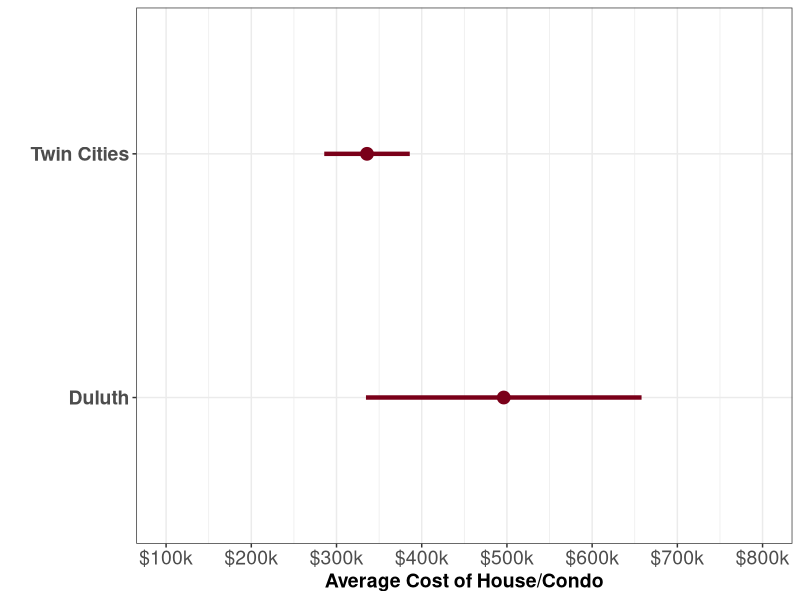
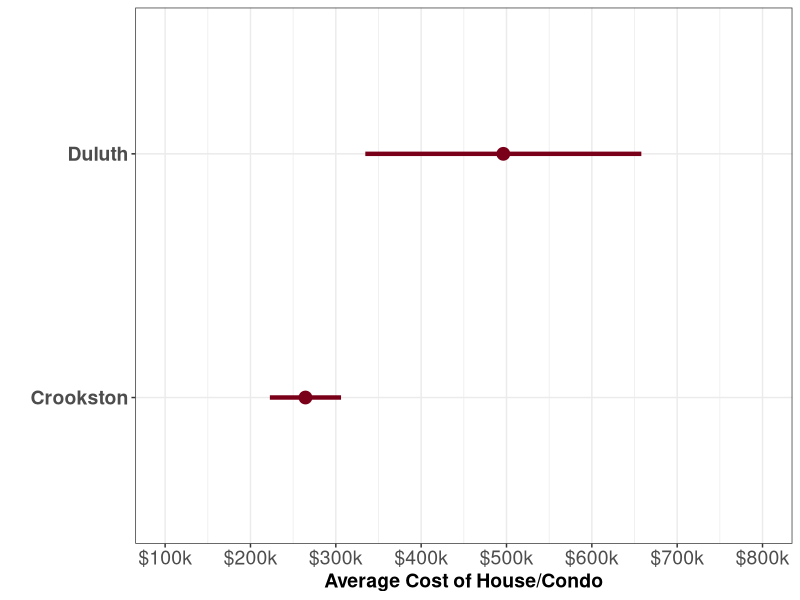

The R source for these figures, in order:
## ---- chunk 1
#| echo: false
#| label: fig-cis
#| fig-cap: "95% compatibility intervals for the average price of a house/condo near the University of Minnesota Duluth and Twin Cities campuses. The dot indicates the point estimate."
#| fig-alt: "95% compatibility intervals for the average price of a house/condo near the University of Minnesota Duluth and Twin Cities campuses. The dot indicates the point estimate."
#| fig-align: 'center'
#| fig-width: 8
#| fig-height: 2
#| out-width: "100%"
#| message: false
#| warning: false
d = data.frame(
  g = c("Duluth", "Twin Cities"),
  pe = c(496.28, 335.79),
  lower = c(334.56, 285.61), 
  upper = c(658, 385.97)
  )

library(ggplot2)
ggplot(data = d, aes(x = pe, y = g, color = g)) +
  geom_point(size = 4) +
  # geom_errorbar(aes(xmin = lower, xmax = upper, group = g)) +
  geom_segment(aes(x = lower, xend = upper, yend = g), linewidth = 1.5) +
  scale_x_continuous(
    name = "Average Cost of House/Condo", 
    limits = c(100, 800),
    breaks = seq(from = 100, to = 800, by = 100),
    labels = scales::label_number(prefix = "$", suffix = "k")
    ) +
  ylab("") +
  scale_color_manual(values = c("#7a0019", "#7a0019")) +
  theme_bw() +
  theme(
    # text = element_text(color = "red"),
    axis.text = element_text(size = 14),
    axis.title = element_text(size = 14,, face = "bold"),
    axis.text.y = element_text(face = "bold")
    # axis.text.y = element_text(color = c("#7a0019", "#ffb71e"), face = "bold")
    ) +
  guides(color = "none")
## ---- chunk 2
#| echo: false
#| label: fig-cis2
#| fig-cap: "95% compatibility intervals for the average price of a house/condo near the University of Minnesota Duluth and Crookston campuses. The dot indicates the point estimate."
#| fig-alt: "95% compatibility intervals for the average price of a house/condo near the University of Minnesota Duluth and Crookston campuses. The dot indicates the point estimate."
#| fig-align: 'center'
#| fig-width: 8
#| fig-height: 2
#| out-width: "100%"
#| message: false
#| warning: false
d2 = data.frame(
  g = c("Duluth", "Crookston"),
  pe = c(496.28, 264.42),
  lower = c(334.56, 222.72), 
  upper = c(658, 306.12)
  )


ggplot(data = d2, aes(x = pe, y = g, color = g)) +
  geom_point(size = 4) +
  # geom_errorbar(aes(xmin = lower, xmax = upper, group = g)) +
  geom_segment(aes(x = lower, xend = upper, yend = g), linewidth = 1.5) +
  scale_x_continuous(
    name = "Average Cost of House/Condo", 
    limits = c(100, 800),
    breaks = seq(from = 100, to = 800, by = 100),
    labels = scales::label_number(prefix = "$", suffix = "k")
    ) +
  ylab("") +
  scale_color_manual(values = c("#7a0019", "#7a0019")) +
  theme_bw() +
  theme(
    # text = element_text(color = "red"),
    axis.text = element_text(size = 14),
    axis.title = element_text(size = 14,, face = "bold"),
    axis.text.y = element_text(face = "bold")
    # axis.text.y = element_text(color = c("#7a0019", "#ffb71e"), face = "bold")
    ) +
  guides(color = "none")
